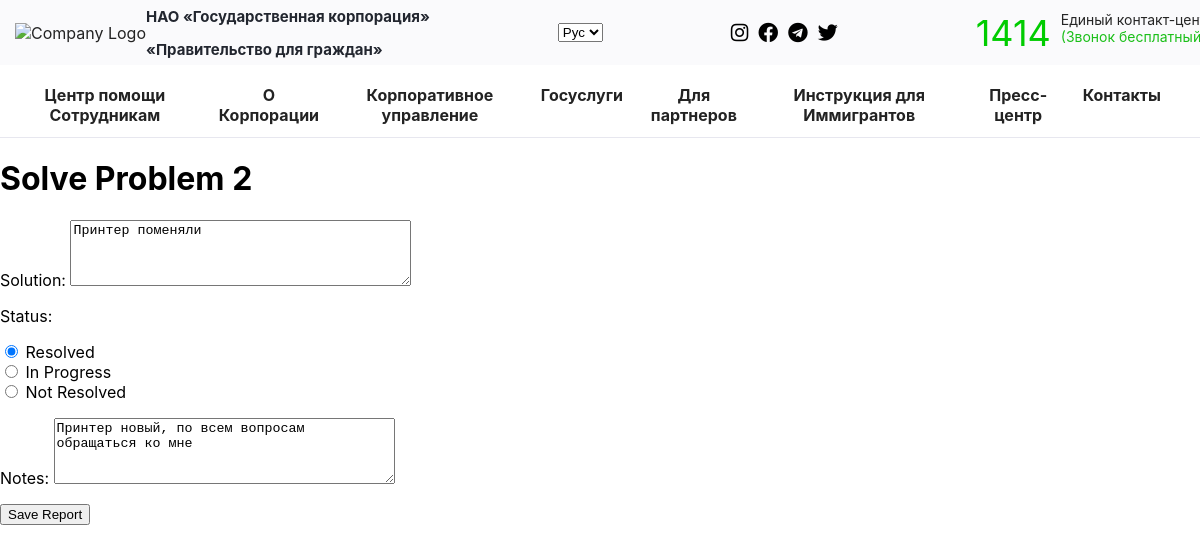
Screenshot of /problems/2/solve/ (signed in) with the database file from the repository.
### users/models.py (models this page shows, shortened)
class Problem(models.Model):
    PROBLEM_TYPES = (
        ('printer', 'Printer'),
        ('internet', 'Internet'),
        ('pc', 'PC'),
        ('other', 'Other'),
    )
    problem_description = models.CharField(max_length=255)
    problem_type = models.CharField(max_length=20, choices=PROBLEM_TYPES)
    floor = models.PositiveSmallIntegerField(choices=((1, 'First floor'), (2, 'Second floor')))
    room_number = models.CharField(max_length=20)
    problem_solved=models.BooleanField(default=False)
    created_at = models.DateTimeField(default=timezone.now)

class Report(models.Model):
    STATUS_CHOICES = (
        ('resolved', 'Resolved'),
        ('in_progress', 'In Progress'),
        ('not_resolved', 'Not Resolved'),
    )
    problem = models.ForeignKey(Problem, on_delete=models.CASCADE, default=1)
    solution = models.TextField()
    status = models.CharField(max_length=20, choices=STATUS_CHOICES)
    solver = models.ForeignKey(CustomUser, on_delete=models.CASCADE,default=1)
    notes = models.TextField()

### users/views.py (the view)
# urls.py: path('problems/<int:problem_id>/solve/', views.solve_problem, name='solve_problem'),
@staff_member_required
def solve_problem(request, problem_id):
    problem = get_object_or_404(Problem, id=problem_id)
    report = problem.report_set.first()  # Get the first Report instance for the Problem, if it exists
    if request.method == 'POST':
        form = ReportForm(request.POST)
        if form.is_valid():
            if report:  # If a report exists, update it
                report.solution = form.cleaned_data['solution']
                report.status = form.cleaned_data['status']
                report.notes = form.cleaned_data['notes']
                report.solver = request.user
            else:  # If a report does not exist, create a new one
                report = Report(
                    problem=problem,
                    solution=form.cleaned_data['solution'],
                    status=form.cleaned_data['status'],
                    notes=form.cleaned_data['notes'],
                    solver=request.user,
                )
            report.save()
            if report.status == "resolved":
                problem.problem_solved = True
                problem.save()
            return redirect('problem_detail', problem_id=problem.id)
    else:
        initial = {
            'solution': report.solution if report else '',
            'status': report.status if report else '',
            'notes': report.notes if report else '',
        }
        form = ReportForm(initial=initial)
    return render(request, 'users/solve_problem.html', {'form': form, 'problem': problem})

### users/forms.py
class ReportForm(forms.Form):
    STATUS_CHOICES = (
        ('resolved', 'Resolved'),
        ('in_progress', 'In Progress'),
        ('not_resolved', 'Not Resolved'),
    )
    solution = forms.CharField(label='Solution', widget=forms.Textarea(attrs={'rows': 4, 'cols': 40}))
    status = forms.ChoiceField(choices=STATUS_CHOICES, widget=forms.RadioSelect)
    notes = forms.CharField(label='Notes', widget=forms.Textarea(attrs={'rows': 4, 'cols': 40}))

### users/templates/users/solve_problem.html (shortened to what this page needs)
{% extends 'users/base.html' %}
{% block content %}
  <h1>Solve Problem {{ problem.id }}</h1>
  <form method="POST">
    {{ form.as_p }}
    <button type="submit" class="btn btn-primary">Save Report</button>
  </form>
{% endblock %}

### users/static/users/main.css (style rules this page uses)
body { font-family: 'SF Pro Display', sans-serif; margin: 0; }

### rows the page displays
Problem: id "2"
Report: solution "Принтер поменяли", status "☑ Resolved ☐ In Progress ☐ Not Resolved", notes "Принтер новый, по всем вопросам обращаться ко мне"
